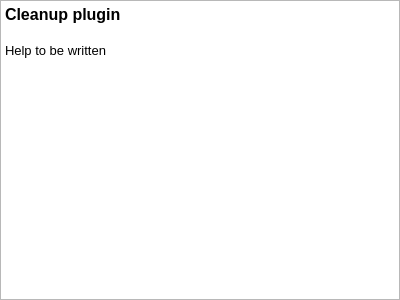
<?xml version="1.0" encoding="UTF-8"?>
<ui version="4.0">
 <class>FilterCleanupHelp</class>
 <widget class="QTextBrowser" name="FilterCleanupHelp">
  <property name="geometry">
   <rect>
    <x>0</x>
    <y>0</y>
    <width>400</width>
    <height>300</height>
   </rect>
  </property>
  <property name="html">
   <string>&lt;!DOCTYPE HTML PUBLIC &quot;-//W3C//DTD HTML 4.0//EN&quot; &quot;http://www.w3.org/TR/REC-html40/strict.dtd&quot;&gt;
&lt;html&gt;&lt;head&gt;&lt;meta name=&quot;qrichtext&quot; content=&quot;1&quot; /&gt;&lt;style type=&quot;text/css&quot;&gt;
p, li { white-space: pre-wrap; }
&lt;/style&gt;&lt;/head&gt;&lt;body style=&quot; font-family:'Sans'; font-size:10pt; font-weight:400; font-style:normal;&quot;&gt;
&lt;table border=&quot;0&quot; style=&quot;-qt-table-type: root; margin-top:4px; margin-bottom:4px; margin-left:4px; margin-right:4px;&quot;&gt;
&lt;tr&gt;
&lt;td style=&quot;border: none;&quot;&gt;
&lt;p style=&quot; margin-top:0px; margin-bottom:0px; margin-left:0px; margin-right:0px; -qt-block-indent:0; text-indent:0px;&quot;&gt;&lt;span style=&quot; font-size:12pt; font-weight:600;&quot;&gt;Cleanup plugin&lt;/span&gt;&lt;/p&gt;
&lt;p style=&quot;-qt-paragraph-type:empty; margin-top:0px; margin-bottom:0px; margin-left:0px; margin-right:0px; -qt-block-indent:0; text-indent:0px; font-size:12pt; font-weight:600;&quot;&gt;&lt;/p&gt;
&lt;p style=&quot; margin-top:0px; margin-bottom:0px; margin-left:0px; margin-right:0px; -qt-block-indent:0; text-indent:0px;&quot;&gt;Help to be written&lt;/p&gt;
&lt;p style=&quot;-qt-paragraph-type:empty; margin-top:0px; margin-bottom:0px; margin-left:0px; margin-right:0px; -qt-block-indent:0; text-indent:0px; font-size:12pt; font-weight:600;&quot;&gt;&lt;/p&gt;&lt;/td&gt;&lt;/tr&gt;&lt;/table&gt;&lt;/body&gt;&lt;/html&gt;</string>
  </property>
 </widget>
 <resources/>
 <connections/>
</ui>
